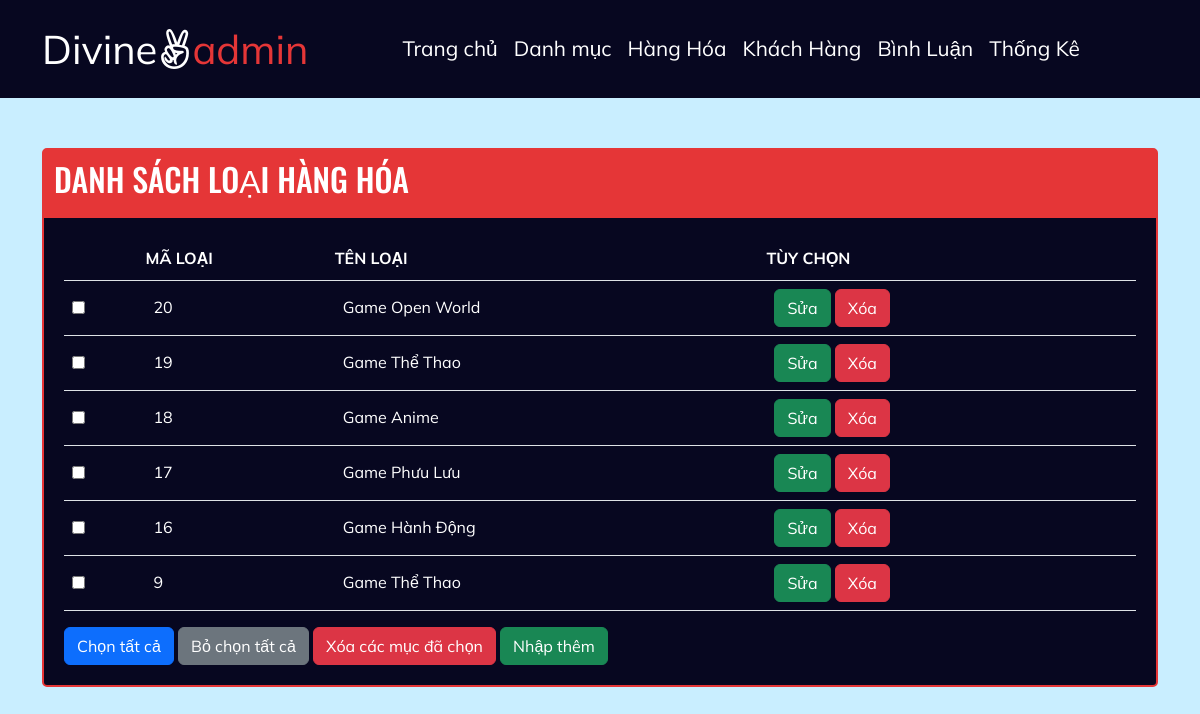
The app's page /admin/index.php?act=cate-list with its own data.
### tables this page shows
CREATE TABLE `categories` (
  `id` int(11) NOT NULL,
  `cate_name` varchar(255) DEFAULT NULL
);

### model/pdo.php (called while the page is built, shortened)
<?php
function pdo_get_connection(){
    $dburl = "mysql:host=localhost;dbname=duanmau2023;charset=utf8";
    $username = 'root';
    $password = '';
    $conn = new PDO($dburl, $username, $password);
    $conn->setAttribute(PDO::ATTR_ERRMODE, PDO::ERRMODE_EXCEPTION);
    return $conn;
}
function pdo_query($sql){
    $sql_args = array_slice(func_get_args(), 1);
    try{
        $conn = pdo_get_connection();
        $stmt = $conn->prepare($sql);
        $stmt->execute($sql_args);
        $rows = $stmt->fetchAll();
        return $rows;
    }
    catch(PDOException $e){
        throw $e;
    }
    finally{
        unset($conn);
    }
}

### model/categories.php (called while the page is built, shortened)
<?php
    function load_list_cate(){
        $sql =  "SELECT * FROM categories order by id desc";
        $cate_list = pdo_query($sql);
        return $cate_list;
    }
?>

### admin/categories/cate-list.php (the view, shortened to what this page needs)
<div class="container">
    <div class="box-admin space">
        <div class="box-title">
            <h2>DANH SÁCH LOẠI HÀNG HÓA</h2>
        </div>
        <div class="frmcontent">
            <div class=" frmcate-list">
                <table class="table">
                    <thead>
                        <tr>
                        <th scope="col"></th></th>
                        <th scope="col">MÃ LOẠI</th>
                        <th scope="col">TÊN LOẠI</th>
                        <th scope="col">TÙY CHỌN</th>
                        </tr>
                    </thead>
                    <tbody>
                        <?php
                            foreach ($cate_list as $cate) {
                                extract($cate);
                                $edit_cate = 'index.php?act=edit-cate&id='.$id;
                                $delete_cate = 'index.php?act=delete-cate&id='.$id;
                                echo '<tr>
                                        <td scope="row"><input type="checkbox" name="" id=""></td>
                                        <td>' . $id . '</td>
                                        <td>' . $cate_name . '</td>
                                        <td>
                                            <a href="'.$edit_cate.'"><input type="button" class="btn btn-success" value="Sửa"></a>
                                            <a href="'.$delete_cate.'" onclick="return confirm(\'Bạn có chắc chắn muốn xóa không?\')"><input type="button" class="btn btn-danger" value="Xóa"></a>
                                        </td>
                                    </tr>';
                            }
                            ?>
                    </tbody>
                </table>
            </div>
            <div class="">
                <input type="button" class="btn btn-primary" value="Chọn tất cả">
                <input type="button" class="btn btn-secondary" value="Bỏ chọn tất cả">
                <input type="button" class="btn btn-danger" value="Xóa các mục đã chọn">
                <a href="index.php?act=add-cate"><input class="btn btn-success" type="button" value="Nhập thêm"></a>
            </div>
        </div>
    </div>
</div>

### css/style.css (style rules this page uses)
* { margin: 0; padding: 0; box-sizing: border-box; }
html, body { height: 100%; font-family: "Mulish", sans-serif; line-height: 1.15px; background-color: #C9EEFF; }
a { text-decoration: none; }
a, button { transition: all .3s !important; }
.space { margin: 50px 0; }
.box-title { padding: 10px; border-bottom: 2px solid #e53637; background-color: #e53637; color: #FFF; font-size: 36px; line-height: 42px; font-family: "Oswald", sans-serif; font-weight: bold; }
.box-admin { border: 2px solid #e53637; border-radius: 5px; background-color: #070720; }
.frmcontent { padding: 20px; }
.frmcontent table.table { vertical-align: middle; }
.frmcontent table th, .frmcontent table td { background-color: #070720; color: #FFF; }
.frmcontent table th { padding: 20px 0; font-weight: bold; }

### records on screen
categories: id "20", cate_name "Game Open World"
categories: id "19", cate_name "Game Thể Thao"
categories: id "18", cate_name "Game Anime"
categories: id "17", cate_name "Game Phưu Lưu"
categories: id "16", cate_name "Game Hành Động"
categories: id "9", cate_name "Game Thể Thao"
